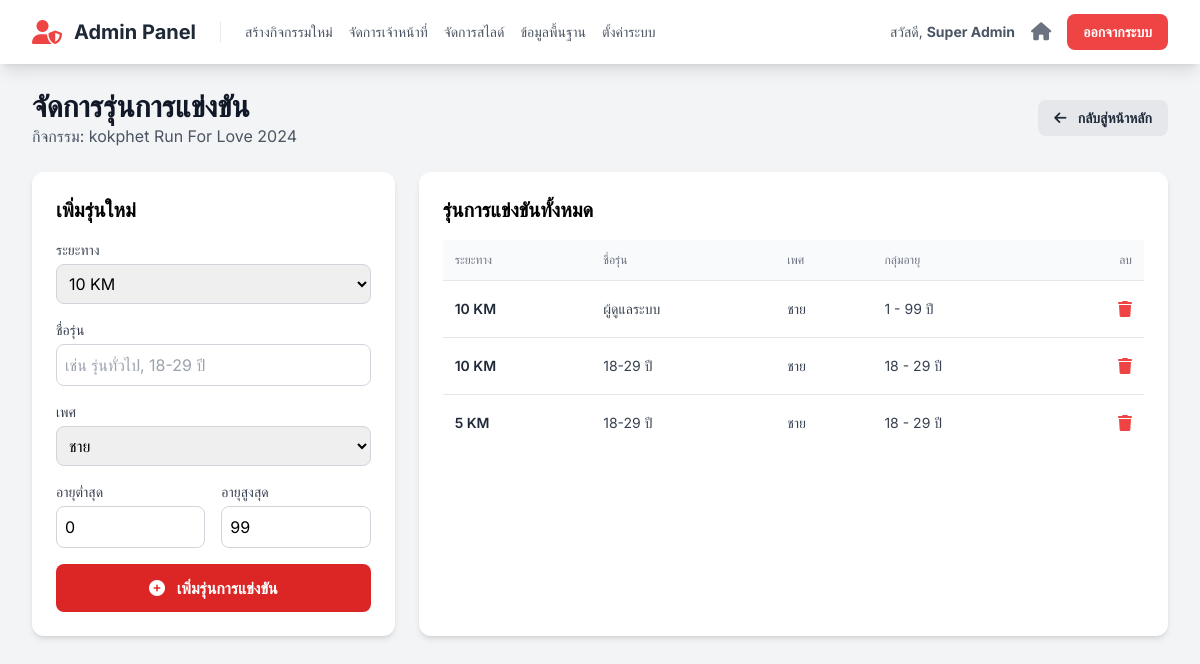
The page /admin/event_categories.php?event_id=1 (signed in) on the database its author committed.
### tables this page shows
CREATE TABLE `events` (
  `id` int(11) NOT NULL,
  `event_code` varchar(50) NOT NULL COMMENT 'รหัสอ้างอิงกิจกรรม เช่น sskpa-run-25',
  `name` varchar(255) NOT NULL COMMENT 'ชื่อกิจกรรม',
  `slogan` varchar(255) DEFAULT NULL,
  `theme_color` varchar(20) NOT NULL DEFAULT 'indigo',
  `color_code` varchar(7) NOT NULL DEFAULT '#4f46e5',
  `logo_text` varchar(100) DEFAULT NULL,
  `is_visible` tinyint(1) NOT NULL DEFAULT 1,
  `is_cancelled` tinyint(1) NOT NULL DEFAULT 0,
  `sort_order` int(11) NOT NULL DEFAULT 0,
  `is_registration_open` tinyint(1) NOT NULL DEFAULT 0 COMMENT '0=ปิด, 1=เปิด',
  `organizer` varchar(255) DEFAULT NULL,
  `organizer_phone` varchar(50) DEFAULT NULL,
  `organizer_email` varchar(100) DEFAULT NULL,
  `organizer_line_id` varchar(100) DEFAULT NULL,
  `organizer_logo_url` text DEFAULT NULL,
  `contact_person_name` varchar(255) DEFAULT NULL,
  `contact_person_phone` varchar(50) DEFAULT NULL,
  `payment_bank` varchar(100) DEFAULT NULL,
  `payment_account_name` varchar(255) DEFAULT NULL,
  `payment_account_number` varchar(50) DEFAULT NULL,
  `payment_qr_code_url` text DEFAULT NULL,
  `start_date` datetime NOT NULL,
  `cover_image_url` text DEFAULT NULL,
  `card_thumbnail_url` text DEFAULT NULL,
  `map_embed_url` text DEFAULT NULL,
  `map_direction_url` text DEFAULT NULL,
  `description` text DEFAULT NULL,
  `awards_description` text DEFAULT NULL,
  `bib_background_url` text DEFAULT NULL COMMENT 'Path to custom BIB background image'
);

CREATE TABLE `race_categories` (
  `id` int(11) NOT NULL,
  `event_id` int(11) NOT NULL,
  `distance` varchar(100) NOT NULL,
  `name` varchar(255) NOT NULL,
  `gender` enum('ชาย','หญิง') NOT NULL,
  `minAge` int(11) NOT NULL DEFAULT 0,
  `maxAge` int(11) NOT NULL DEFAULT 99
);

### functions.php (called while the page is built, shortened)
<?php
function e($data) {
    return htmlspecialchars($data ?? '', ENT_QUOTES, 'UTF-8');
}
?>

### admin/event_categories.php (the view, shortened to what this page needs)
<?php
require_once '../config.php';
require_once '../functions.php';
$event_id = intval($_GET['event_id']);
$event_stmt = $mysqli->prepare("SELECT name FROM events WHERE id = ?");
$event_stmt->bind_param("i", $event_id);
$event_stmt->execute();
$event = $event_stmt->get_result()->fetch_assoc();
$distances_stmt = $mysqli->prepare("SELECT name FROM distances WHERE event_id = ? ORDER BY price DESC");
$distances_stmt->bind_param("i", $event_id);
$distances_stmt->execute();
$distances = $distances_stmt->get_result()->fetch_all(MYSQLI_ASSOC);
$cat_stmt = $mysqli->prepare("SELECT * FROM race_categories WHERE event_id = ? ORDER BY distance, gender, minAge");
$cat_stmt->bind_param("i", $event_id);
$cat_stmt->execute();
$categories = $cat_stmt->get_result()->fetch_all(MYSQLI_ASSOC);
include 'partials/header.php';
?>
<div class="flex justify-between items-center mb-6">
    <div>
        <h1 class="text-3xl font-bold text-gray-900">จัดการรุ่นการแข่งขัน</h1>
        <p class="text-gray-600">กิจกรรม: <?= e($event['name']) ?></p>
    </div>
    <a href="index.php" class="bg-gray-200 hover:bg-gray-300 text-gray-800 font-bold py-2 px-4 rounded-lg text-sm">
        <i class="fa-solid fa-arrow-left mr-2"></i> กลับสู่หน้าหลัก
    </a>
</div>
<div class="grid grid-cols-1 lg:grid-cols-3 gap-6">
    <div class="lg:col-span-1 bg-white p-6 rounded-xl shadow-md h-fit">
        <h3 class="text-xl font-semibold mb-4">เพิ่มรุ่นใหม่</h3>
        <form action="../actions/manage_categories.php" method="POST" class="space-y-4">
            <div>
                <label for="distance" class="block text-sm font-medium text-gray-700">ระยะทาง</label>
                <select name="distance" id="distance" required class="mt-1 block w-full border border-gray-300 rounded-lg p-2">
                    <?php if (empty($distances)): ?>
                        <option value="">-- กรุณาเพิ่มระยะทางก่อน --</option>
                    <?php else: ?>
                        <?php foreach($distances as $dist): ?>
                            <option value="<?= e($dist['name']) ?>"><?= e($dist['name']) ?></option>
                        <?php endforeach; ?>
                    <?php endif; ?>
                </select>
            </div>
            <div>
                <label for="name" class="block text-sm font-medium text-gray-700">ชื่อรุ่น</label>
                <input type="text" name="name" id="name" required placeholder="เช่น รุ่นทั่วไป, 18-29 ปี" class="mt-1 block w-full border border-gray-300 rounded-lg p-2">
            </div>
            <div>
                <label for="gender" class="block text-sm font-medium text-gray-700">เพศ</label>
                <select name="gender" id="gender" required class="mt-1 block w-full border border-gray-300 rounded-lg p-2">
                    <option value="ชาย">ชาย</option>
                </select>
            </div>
            <div class="grid grid-cols-2 gap-4">
                <div>
                    <label for="minAge" class="block text-sm font-medium text-gray-700">อายุต่ำสุด</label>
                    <input type="number" name="minAge" id="minAge" required value="0" class="mt-1 block w-full border border-gray-300 rounded-lg p-2">
                </div>
                 <div>
                    <label for="maxAge" class="block text-sm font-medium text-gray-700">อายุสูงสุด</label>
                    <input type="number" name="maxAge" id="maxAge" required value="99" class="mt-1 block w-full border border-gray-300 rounded-lg p-2">
                </div>
            </div>
            <button type="submit" class="w-full bg-red-600 hover:bg-red-700 text-white font-bold py-3 px-4 rounded-lg" <?= empty($distances) ? 'disabled' : '' ?>>
                <i class="fa-solid fa-plus-circle mr-2"></i> เพิ่มรุ่นการแข่งขัน
            </button>
        </form>
    </div>
    <div class="lg:col-span-2 bg-white p-6 rounded-xl shadow-md">
        <h3 class="text-xl font-semibold mb-4">รุ่นการแข่งขันทั้งหมด</h3>
        <div class="overflow-x-auto">
            <table class="min-w-full divide-y divide-gray-200">
                <thead class="bg-gray-50">
                    <tr>
                        <th class="px-3 py-3 text-left text-xs font-medium text-gray-500 uppercase">ระยะทาง</th>
                        <th class="px-3 py-3 text-left text-xs font-medium text-gray-500 uppercase">ชื่อรุ่น</th>
                        <th class="px-3 py-3 text-left text-xs font-medium text-gray-500 uppercase">เพศ</th>
                        <th class="px-3 py-3 text-left text-xs font-medium text-gray-500 uppercase">กลุ่มอายุ</th>
                        <th class="px-3 py-3 text-right text-xs font-medium text-gray-500 uppercase">ลบ</th>
                    </tr>
                </thead>
                <tbody class="bg-white divide-y divide-gray-200">
                <?php if (empty($categories)): ?>
                    <tr><td colspan="5" class="text-center py-6 text-gray-500">ยังไม่มีการสร้างรุ่นการแข่งขัน</td></tr>
                <?php else: ?>
                    <?php foreach($categories as $cat): ?>
                    <tr class="hover:bg-gray-50">
                        <td class="px-3 py-4 text-sm font-semibold text-gray-800"><?= e($cat['distance']) ?></td>
                        <td class="px-3 py-4 text-sm text-gray-700"><?= e($cat['name']) ?></td>
                        <td class="px-3 py-4 text-sm text-gray-700"><?= e($cat['gender']) ?></td>
                        <td class="px-3 py-4 text-sm text-gray-700"><?= e($cat['minAge']) ?> - <?= e($cat['maxAge']) ?> ปี</td>
                        <td class="px-3 py-4 text-right">
                            <form action="../actions/manage_categories.php" method="POST" onsubmit="return confirm('คุณแน่ใจหรือไม่ว่าต้องการลบรุ่นนี้?');">
                                <button type="submit" class="text-red-500 hover:text-red-700" title="ลบ">
                                    <i class="fa-solid fa-trash"></i>
                                </button>
                            </form>
                        </td>
                    </tr>
                    <?php endforeach; ?>
                <?php endif; ?>
                </tbody>
            </table>
        </div>
    </div>
</div>
<?php
include 'partials/footer.php';
?>

### admin/partials/header.php (style rules this page uses)
body { font-family: 'Inter', 'Sarabun', sans-serif; }

### rows shown on the page
events: name "kokphet Run For Love 2024"
race_categories: distance "10 KM", name "ผู้ดูแลระบบ", gender "ชาย", minAge "1", maxAge "99"
race_categories: distance "10 KM", name "18-29 ปี", gender "ชาย", minAge "18", maxAge "29"
race_categories: distance "5 KM", name "18-29 ปี", gender "ชาย", minAge "18", maxAge "29"

### other values the page prints
$staff_info['full_name'] "Super Admin"
form field distance "10 KM"
